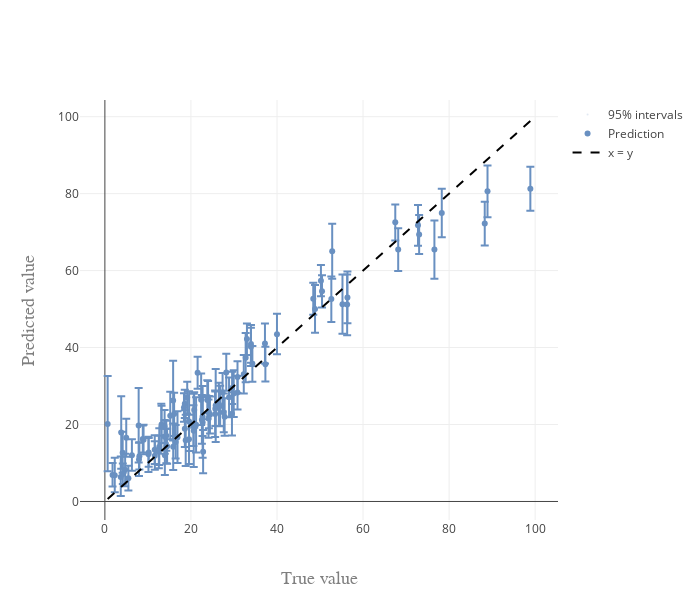

Notebook code for this chart:
### Code cell
fig = pred_vs_error_perc(mean, lower, upper, y_test, 95)
pltlyoff.iplot(fig, filename='')
